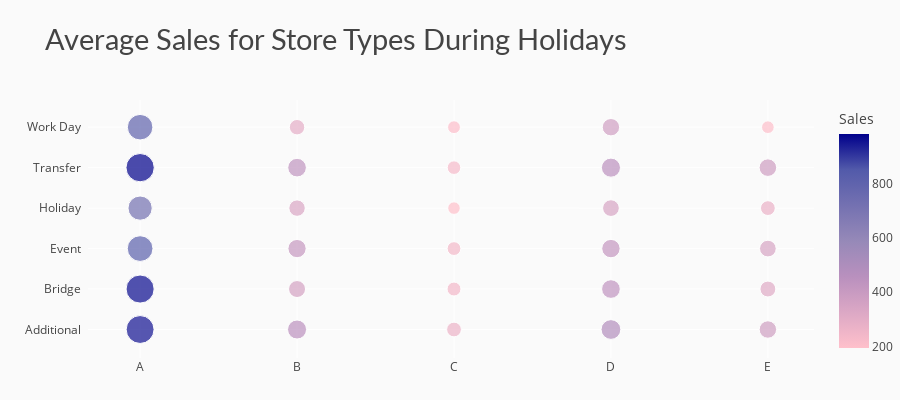

The notebook cell this image was saved under:
### Markdown cell above
### Interpretation of Average Sales by Day of Week

Highest sales are made on the weekend, particularly on Sunday. Thursday is the lowest day of the week for sales.

### Code cell
# Data preparation
# Grouping the data by 'store_type' and 'holiday_type' and taking the mean of 'sales'
df_st_ht = df_train1.groupby(['store_type', 'holiday_type']).agg({"sales": "mean"}).reset_index()
df_st_ht['sales'] = round(df_st_ht['sales'], 2)

# Create a list of colors for the scatter plot
graph_colors= ['#FFC0CB', '#DCA8C5', '#B990BE', '#9689B8', '#7471B1', '#525AAA', '#00008B']



# Generate the scatter plot
fig = px.scatter(df_st_ht, 
                 x='store_type', 
                 y='holiday_type', 
                 size='sales', 
                 color='sales',
                 color_continuous_scale=graph_colors,  
                 title="Average Sales for Store Types During Holidays")

# Styling
fig.update_yaxes(ticksuffix='  ')  
fig.update_layout(
    height=400, 
    xaxis_title='', 
    yaxis_title='',
    margin=dict(b=0),
    plot_bgcolor='#fafafa',  
    paper_bgcolor='#fafafa',  
    title_font=dict(size=29, color='#444', family="Lato, sans-serif"), 
    font=dict(color='#444'), 
    hoverlabel=dict(bgcolor="#f2f2f2", font_size=13, font_family="Lato, sans-serif")  # Hover label styling
)
fig.update_coloraxes(colorbar_title="Sales")

# Show the plot
fig.show()

### Figure 1 — Plotly figure (JSON) as saved in the notebook; plotly's stock layout.template omitted (floating-point values rounded to 4 significant figures)
{"data": [{"hovertemplate": "store_type=%{x}<br>holiday_type=%{y}<br>sales=%{marker.color}<extra></extra>", "legendgroup": "", "marker": {"color": [957.7, 969.8, 813.6, 723.3, 984.6, 803.8, 445.1, 355.8, 409.9, 332.5, 426.6, 292.6, 267.2, 239.9, 233.7, 193.9, 226.7, 202.5, 480.4, 428.4, 417.0, 344.4, 448.1, 371.9, 374.0, 310.1, 343.2, 269.6, 379.7, 197.7], "coloraxis": "coloraxis", "size": [957.7, 969.8, 813.6, 723.3, 984.6, 803.8, 445.1, 355.8, 409.9, 332.5, 426.6, 292.6, 267.2, 239.9, 233.7, 193.9, 226.7, 202.5, 480.4, 428.4, 417.0, 344.4, 448.1, 371.9, 374.0, 310.1, 343.2, 269.6, 379.7, 197.7], "sizemode": "area", "sizeref": 2.462, "symbol": "circle"}, "mode": "markers", "name": "", "orientation": "v", "showlegend": false, "type": "scatter", "x": ["A", "A", "A", "A", "A", "A", "B", "B", "B", "B", "B", "B", "C", "C", "C", "C", "C", "C", "D", "D", "D", "D", "D", "D", "E", "E", "E", "E", "E", "E"], "xaxis": "x", "y": ["Additional", "Bridge", "Event", "Holiday", "Transfer", "Work Day", "Additional", "Bridge", "Event", "Holiday", "Transfer", "Work Day", "Additional", "Bridge", "Event", "Holiday", "Transfer", "Work Day", "Additional", "Bridge", "Event", "Holiday", "Transfer", "Work Day", "Additional", "Bridge", "Event", "Holiday", "Transfer", "Work Day"], "yaxis": "y"}], "layout": {"coloraxis": {"colorbar": {"title": {"text": "Sales"}}, "colorscale": [[0, "#FFC0CB"], [0.1667, "#DCA8C5"], [0.3333, "#B990BE"], [0.5, "#9689B8"], [0.6667, "#7471B1"], [0.8333, "#525AAA"], [1, "#00008B"]]}, "font": {"color": "#444"}, "height": 400, "hoverlabel": {"bgcolor": "#f2f2f2", "font": {"family": "Lato, sans-serif", "size": 13}}, "legend": {"itemsizing": "constant", "tracegroupgap": 0}, "margin": {"b": 0}, "paper_bgcolor": "#fafafa", "plot_bgcolor": "#fafafa", "title": {"font": {"color": "#444", "family": "Lato, sans-serif", "size": 29}, "text": "Average Sales for Store Types During Holidays"}, "xaxis": {"anchor": "y", "domain": [0, 1], "title": {"text": ""}}, "yaxis": {"anchor": "x", "domain": [0, 1], "ticksuffix": "  ", "title": {"text": ""}}}}
